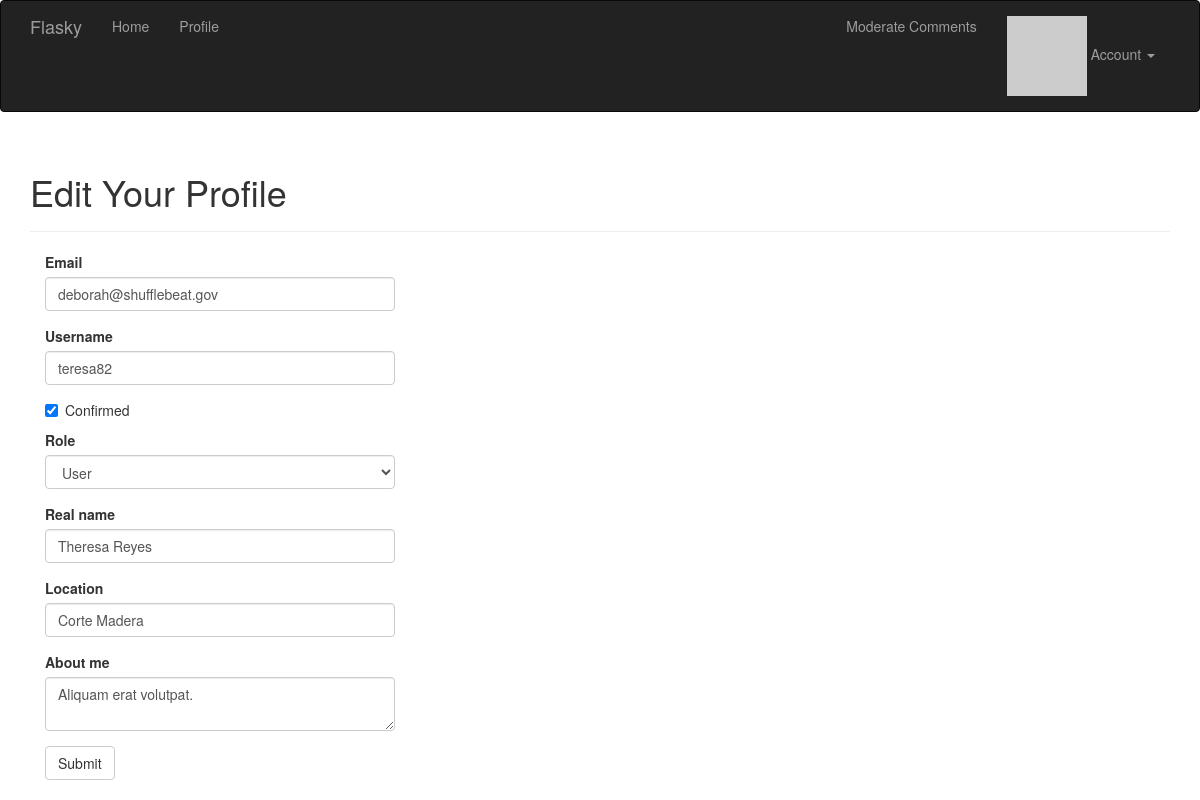
The app's page /edit-profile/4 (signed in) with its own data.
### app/models.py (models this page shows, shortened)
class User(UserMixin, db.Model):
    __tablename__ = 'users'
    id = db.Column(db.Integer, primary_key=True)
    email = db.Column(db.String(64), unique=True, index=True)
    username = db.Column(db.String(64), unique=True, index=True)
    role_id = db.Column(db.Integer, db.ForeignKey('roles.id'))
    password_hash = db.Column(db.String(128))
    confirmed = db.Column(db.Boolean, default=False)
    name = db.Column(db.String(64))
    location = db.Column(db.String(64))
    about_me = db.Column(db.Text())
    member_since = db.Column(db.DateTime(),default=datetime.utcnow)
    last_seen = db.Column(db.DateTime(),default=datetime.utcnow)
    avatar_hash = db.Column(db.String(32))
    posts = db.relationship('Post',backref='author',lazy='dynamic')
    followed = db.relationship('Follow',
                               foreign_keys=[Follow.follower_id],
                               backref=db.backref('follower', lazy='joined'),
                               lazy='dynamic',
                               cascade='all, delete-orphan')
    followers = db.relationship('Follow',
                                foreign_keys=[Follow.followed_id],
                                backref=db.backref('followed', lazy='joined'),
                                lazy='dynamic',
                                cascade='all, delete-orphan')
    commments = db.relationship('Comment',backref='author',lazy='dynamic')
    def can(self,permissions):
        return self.role is not None and \
               (self.role.permissions & permissions) == permissions
    @property
    def password(self):
        raise AttributeError('password is not a readable attribute')
    def ping(self):
        self.last_seen = datetime.utcnow()
        db.session.add(self)
    def gravatar(self,size=100,default='identicon',rating='g'): #头像由链接和MD5散列值实现
        if request.is_secure:     #判断request是否为https
            url = 'https://secure.gravatar.com/avatar'
        else:
            url = 'http://www.gravatar.com/avatar'
        hash = self.avatar_hash or hashlib.md5(self.email.encode('utf-8')).hexdigest()
        return '{url}/{hash}?s={size}&d={default}&r={rating}'.format(url=url,hash=hash,
                                                                    size=size,default=default,rating=rating)

### app/main/views.py (the view, shortened to what this page needs)
@main.route('/edit-profile/<int:id>',methods=['GET','POST'])
@login_required
@admin_required
def edit_profile_admin(id):
    user = User.query.get_or_404(id)
    form = EditProfileAdminForm(user=user)
    form.email.data = user.email
    form.username.data = user.username
    form.confirmed.data = user.confirmed
    form.role.data = user.role_id
    form.name.data = user.name
    form.location.data = user.location
    form.about_me.data = user.about_me
    return render_template('edit_profile.html',form=form,user=user)

### app/main/forms.py (shortened to what this page needs)
class EditProfileAdminForm(FlaskForm):
    email = StringField('Email',validators=[Required(),Length(1,64),Email()])
    username = StringField('Username',validators=[Required(),Length(1,64),Regexp('^[A-Za-z][A-Za-z0-9_.]*$',0,
                                                                                 'Usernames must have only letters,'
                                                                                 'numbers,dots or underscores')])
    confirmed = BooleanField('Confirmed')
    role = SelectField('Role',coerce=int)
    name = StringField('Real name',validators=[Length(0,64)])
    location = StringField('Location',validators=[Length(0,64)])
    about_me = TextAreaField('About me')
    submit = SubmitField('Submit')
    def __init__(self,user,*args,**kwargs):
        super(EditProfileAdminForm,self).__init__(*args,**kwargs)
        self.role.choices = [(role.id,role.name)
                             for role in Role.query.order_by(Role.name).all()]
        self.user = user

### app/auth/views.py (called while the page is built)
@auth.before_app_request
def before_request():
    if current_user.is_authenticated:
        current_user.ping()
        if not current_user.confirmed \
            and request.endpoint \
            and request.endpoint[:5] != 'auth.' \
            and request.endpoint != 'static':
            return redirect(url_for('auth.unconfirmed'))

### app/main/__init__.py (called while the page is built)
@main.app_context_processor
def inject_permissions():
    return dict(Permission=Permission)

### app/main/views.py (called while the page is built)
@main.after_app_request
def after_request(response):
    for query in get_debug_queries():
        if query.duration >= current_app.config['FLASKY_SLOW_DB_QUERY_TIME']:
            current_app.logger.warning(
                'Slow query: %s\nParameters: %s\nDuration: %fs\nContext: %s\n'
                %(query.statement,query.parameters,query.duration,query.context))
    return response

### app/models.py (called while the page is built)
@login_manager.user_loader
def load_user(user_id):
    return User.query.get(int(user_id))

### app/templates/edit_profile.html (shortened to what this page needs)
{% extends "base.html" %}
{% import "bootstrap/wtf.html" as wtf %}
{% block page_content %}
<div class = "page-header">
    <h1>Edit Your Profile</h1>
</div>
<div class="col-md-4">
    {{ wtf.quick_form(form) }}
</div>
{% endblock %}

### records on screen
User: email "deborah@shufflebeat.gov", username "teresa82", confirmed "☑", role "User", name "Theresa Reyes", location "Corte Madera", about_me "Aliquam erat volutpat."
